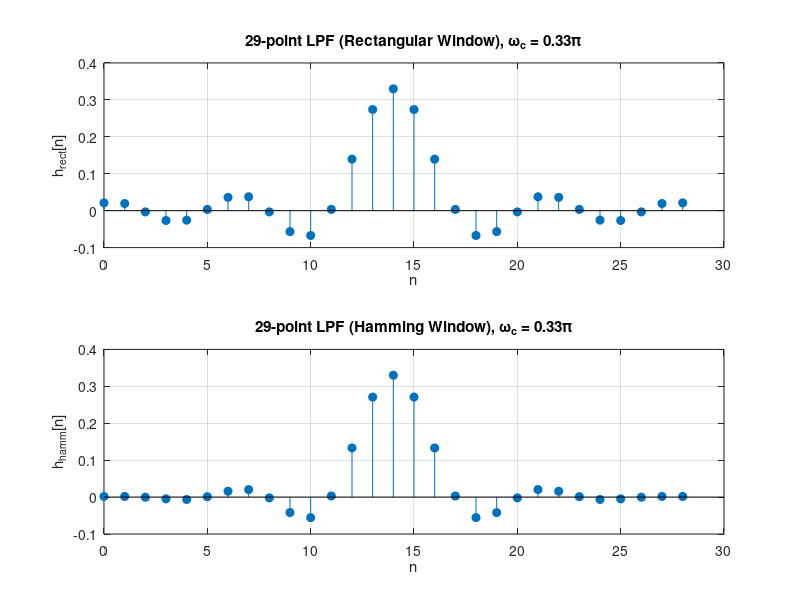
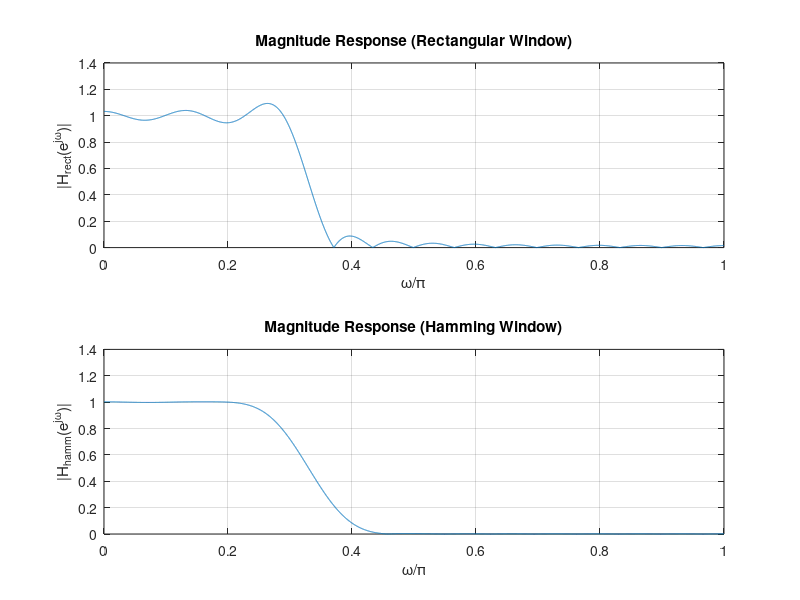
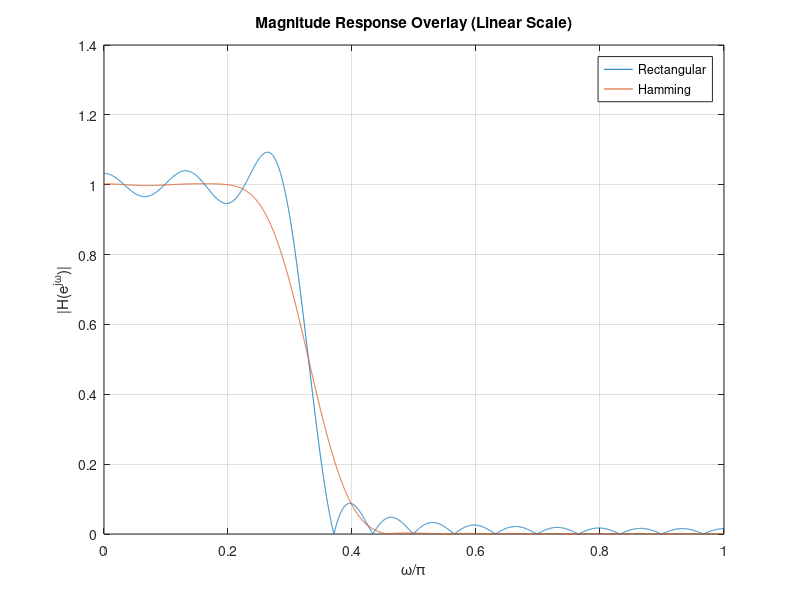

Source code (MATLAB) for these figures, in order:
%% Question 5: Rectangular & Hamming
clear; close all; clc;

%% Specs
N  = 29;                 
M  = (N-1)/2;           
wc = 0.33*pi;           

%% Ideal LPF impulse response (shifted sinc)
n  = 0:N-1;
hd = sin(wc*(n - M)) ./ (pi*(n - M));  
hd(n==M) = wc/pi;               

%% Windows
w_rect = ones(N,1);
w_hamm = hamming(N);

%% FIR coefficients
h_rect = hd(:).*w_rect;
h_hamm = hd(:).*w_hamm;

%% Frequency response 
Nfft = 8192;
[Hrect,w] = freqz(h_rect,1,Nfft);
[Hhamm,~] = freqz(h_hamm,1,Nfft);

%% Plots for the impulse response
figure('Name','Impulse Responses','Color','w');
subplot(2,1,1);
stem(n, h_rect, 'filled'); grid on;
xlabel('n'); ylabel('h_{rect}[n]');
title(sprintf('29-point LPF (Rectangular Window), \\omega_c = %.2f\\pi', wc/pi));

subplot(2,1,2);
stem(n, h_hamm, 'filled'); grid on;
xlabel('n'); ylabel('h_{hamm}[n]');
title(sprintf('29-point LPF (Hamming Window), \\omega_c = %.2f\\pi', wc/pi));

%% Plots for the Magnitude reponses
figure('Name','Magnitude Responses','Color','w');
subplot(2,1,1);
plot(w/pi, abs(Hrect)); grid on; xlim([0 1]);
xlabel('\omega/\pi'); ylabel('|H_{rect}(e^{j\omega})|');
title('Magnitude Response (Rectangular Window)');

subplot(2,1,2);
plot(w/pi, abs(Hhamm)); grid on; xlim([0 1]);
xlabel('\omega/\pi'); ylabel('|H_{hamm}(e^{j\omega})|');
title('Magnitude Response (Hamming Window)');

%% For visual understanding: overlay
figure('Name','Magnitude Response Overlay','Color','w');
plot(w/pi, abs(Hrect)); hold on;
plot(w/pi, abs(Hhamm));
grid on; xlim([0 1]);
xlabel('\omega/\pi'); ylabel('|H(e^{j\omega})|');
legend('Rectangular','Hamming','Location','best');
title('Magnitude Response Overlay (Linear Scale)');
